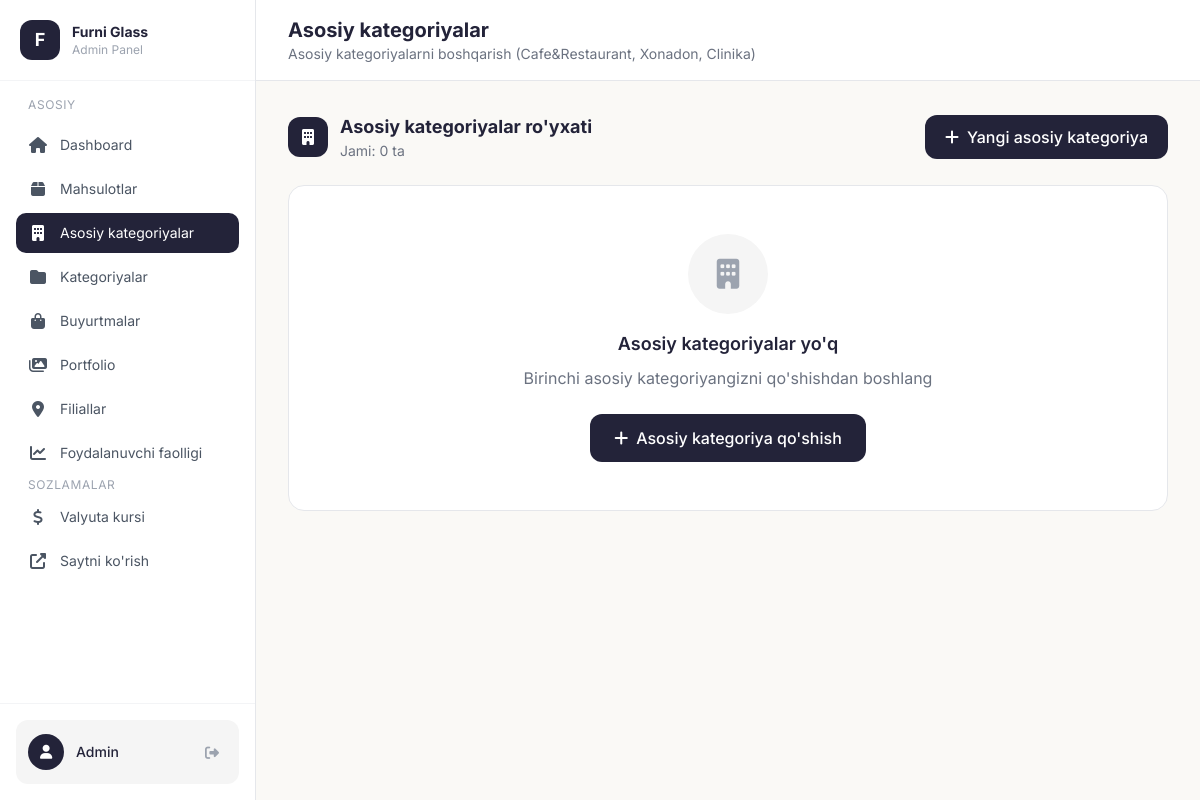
Before: /admin/main-categories (signed in) with the older database file.
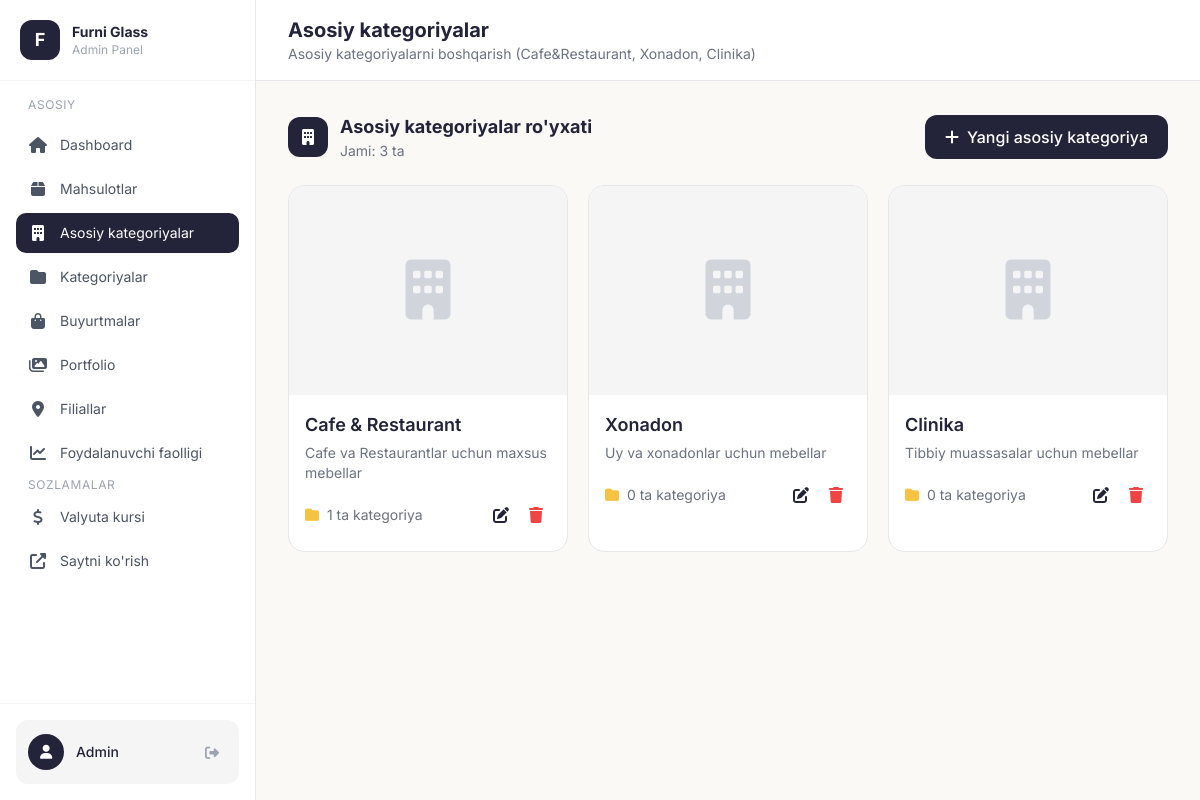
After: the same page with the newer database file.
### models.py (models this page shows, shortened)
class MainCategory(db.Model):
    id = db.Column(db.Integer, primary_key=True)
    name_uz = db.Column(db.String(200), nullable=False)
    name_ru = db.Column(db.String(200))
    name_en = db.Column(db.String(200))
    slug = db.Column(db.String(100), unique=True, nullable=False)
    description_uz = db.Column(db.Text)
    description_ru = db.Column(db.Text)
    description_en = db.Column(db.Text)
    image = db.Column(db.String(200))
    icon = db.Column(db.String(100))  # Icon nomi yoki path
    order = db.Column(db.Integer, default=0)
    created_at = db.Column(db.DateTime, default=datetime.utcnow)
    categories = db.relationship('Category', backref='main_category', lazy=True)
    reviews = db.relationship('Review', backref='main_category', lazy=True)

### app.py (the view)
@app.route('/admin/main-categories')
@login_required
def admin_main_categories():
    main_categories = MainCategory.query.order_by(MainCategory.order).all()
    return render_template('admin/main_categories.html', main_categories=main_categories)

### app.py (called while the page is built, shortened)
@login_manager.user_loader
def load_user(user_id):
    return Admin.query.get(int(user_id))

def get_exchange_rate() -> float:
    rate = ExchangeRate.query.first()
    if not rate:
        rate = ExchangeRate(value=12000.0)
        db.session.add(rate)
        db.session.commit()
    return rate.value

@app.before_request
def track_user_activity():
    if request.path.startswith('/admin') or request.path.startswith('/static') or request.path.startswith('/uploads'):
        return

def get_cart():
    if 'cart' not in session:
        session['cart'] = []
    return session['cart']

def get_cart_count():
    cart = get_cart()
    return sum(item['quantity'] for item in cart)

@app.context_processor
def cart_context():
    return {'cart_count': get_cart_count()}

@app.context_processor
def currency_context():
    try:
        rate = get_exchange_rate()
    except Exception:
        rate = 12000.0
    return {'usd_rate': rate}

def get_locale():
    return session.get('lang', DEFAULT_LANGUAGE)

@app.context_processor
def language_context():
    current_lang = get_locale()
    def translate(key_path):
        """Template helper for translations"""
        return get_translation(key_path, current_lang)
    return {
        'lang': current_lang,
        'languages': SUPPORTED_LANGUAGES,
        't': translate,
        'T': TRANSLATIONS
    }

### templates/admin/main_categories.html (shortened to what this page needs)
{% extends "admin/base.html" %}
{% block page_title %}Asosiy kategoriyalar{% endblock %}
{% block page_subtitle %}Asosiy kategoriyalarni boshqarish (Cafe&Restaurant, Xonadon, Clinika){% endblock %}
{% block content %}
<div class="flex flex-col sm:flex-row sm:items-center sm:justify-between gap-4 mb-6">
    <div class="flex items-center gap-3">
        <div class="w-10 h-10 bg-[#232339] rounded-xl flex items-center justify-center">
            <i class="fas fa-building text-white"></i>
        </div>
        <div>
            <h2 class="text-lg font-bold text-[#232339]">Asosiy kategoriyalar ro'yxati</h2>
            <p class="text-sm text-gray-500">Jami: {{ main_categories|length }} ta</p>
        </div>
    </div>
    <a href="/admin/main-category/add" class="inline-flex items-center justify-center gap-2 bg-[#232339] hover:bg-black text-white px-5 py-2.5 rounded-xl font-medium transition">
        <i class="fas fa-plus"></i>
        <span>Yangi asosiy kategoriya</span>
    </a>
</div>
{% if main_categories %}
<div class="grid grid-cols-1 sm:grid-cols-2 lg:grid-cols-3 gap-5">
    {% for main_cat in main_categories %}
    <div class="bg-white rounded-2xl border border-gray-200 overflow-hidden group hover:shadow-lg hover:border-[#232339]/30 transition-all duration-300">
        <div class="aspect-[4/3] bg-[#F5F5F5] relative overflow-hidden">
            {% if main_cat.image %}
                <img src="/uploads/{{ main_cat.image }}" alt="{{ main_cat.name_uz }}" class="w-full h-full object-cover group-hover:scale-105 transition-transform duration-300">
            {% else %}
                <div class="w-full h-full flex items-center justify-center">
                    <i class="fas fa-building text-6xl text-gray-300"></i>
                </div>
            {% endif %}
        </div>
        <div class="p-4">
            <h3 class="text-lg font-semibold text-[#232339] mb-1">{{ main_cat.name_uz }}</h3>
            {% if main_cat.description_uz %}
            <p class="text-sm text-gray-500 mb-3 line-clamp-2">{{ main_cat.description_uz }}</p>
            {% endif %}
            <div class="flex items-center justify-between">
                <span class="text-sm text-gray-500">
                    <i class="fas fa-folder text-[#F5C242] mr-1"></i>
                    {{ main_cat.categories|length }} ta kategoriya
                </span>
                <div class="flex items-center gap-1">
                    <a href="/admin/main-category/{{ main_cat.id }}/edit" class="p-2 hover:bg-[#F5F5F5] text-[#232339] rounded-lg transition" title="Tahrirlash">
                        <i class="fas fa-edit"></i>
                    </a>
                    <form action="/admin/main-category/{{ main_cat.id }}/delete" method="POST" class="inline" onsubmit="return confirm('Rostdan ham o\'chirmoqchimisiz?');">
                        <button type="submit" class="p-2 hover:bg-red-50 text-red-500 rounded-lg transition" title="O'chirish">
                            <i class="fas fa-trash"></i>
                        </button>
                    </form>
                </div>
            </div>
        </div>
    </div>
    {% endfor %}
</div>
{% else %}
<div class="bg-white rounded-2xl border border-gray-200 p-12 text-center">
    <div class="w-20 h-20 bg-[#F5F5F5] rounded-full flex items-center justify-center mx-auto mb-4">
        <i class="fas fa-building text-gray-400 text-3xl"></i>
    </div>
    <h3 class="text-lg font-semibold text-[#232339] mb-2">Asosiy kategoriyalar yo'q</h3>
    <p class="text-gray-500 mb-6">Birinchi asosiy kategoriyangizni qo'shishdan boshlang</p>
    <a href="/admin/main-category/add" class="inline-flex items-center gap-2 bg-[#232339] hover:bg-black text-white px-6 py-3 rounded-xl font-medium transition">
        <i class="fas fa-plus"></i> Asosiy kategoriya qo'shish
    </a>
</div>
{% endif %}
{% endblock %}

### templates/admin/base.html (shortened to what this page needs)
<!DOCTYPE html>
<html lang="uz">
<head>
    <script src="https://cdn.tailwindcss.com"></script>
    <link rel="stylesheet" href="https://cdnjs.cloudflare.com/ajax/libs/font-awesome/6.4.0/css/all.min.css">
</head>
<body class="bg-[#FAF9F6] min-h-screen">
    <div class="flex h-screen overflow-hidden">
        <aside class="hidden lg:flex lg:flex-col w-64 bg-white border-r border-gray-200 fixed h-full z-30">
            <div class="p-5 border-b border-gray-100">
                <div class="flex items-center gap-3">
                    <div class="w-10 h-10 bg-[#232339] rounded-xl flex items-center justify-center">
                        <span class="text-white font-bold text-lg">F</span>
                    </div>
                    <div>
                        <h2 class="text-sm font-bold text-[#232339]">Furni Glass</h2>
                        <p class="text-xs text-gray-400">Admin Panel</p>
                    </div>
                </div>
            </div>
            <nav class="flex-1 p-4 space-y-1 overflow-y-auto scrollbar-thin">
                <p class="text-xs text-gray-400 uppercase tracking-wider px-3 mb-3">Asosiy</p>
                <a href="/admin" class="nav-item flex items-center gap-3 px-3 py-2.5 text-gray-600 {% if request.endpoint == 'admin_dashboard' %}active{% endif %}">
                    <i class="fas fa-home w-5 text-center"></i>
                    <span class="text-sm">Dashboard</span>
                </a>
                <a href="/admin/products" class="nav-item flex items-center gap-3 px-3 py-2.5 text-gray-600 {% if request.endpoint in ['admin_products', 'admin_product_add', 'admin_product_edit'] %}active{% endif %}">
                    <i class="fas fa-box w-5 text-center"></i>
                    <span class="text-sm">Mahsulotlar</span>
                </a>
                <a href="/admin/main-categories" class="nav-item flex items-center gap-3 px-3 py-2.5 text-gray-600 {% if request.endpoint in ['admin_main_categories', 'admin_main_category_add', 'admin_main_category_edit'] %}active{% endif %}">
                    <i class="fas fa-building w-5 text-center"></i>
                    <span class="text-sm">Asosiy kategoriyalar</span>
                </a>
                <a href="/admin/categories" class="nav-item flex items-center gap-3 px-3 py-2.5 text-gray-600 {% if request.endpoint in ['admin_categories', 'admin_category_add', 'admin_category_edit'] %}active{% endif %}">
                    <i class="fas fa-folder w-5 text-center"></i>
                    <span class="text-sm">Kategoriyalar</span>
                </a>
                <a href="/admin/orders" class="nav-item flex items-center gap-3 px-3 py-2.5 text-gray-600 {% if request.endpoint == 'admin_orders' %}active{% endif %}">
                    <i class="fas fa-shopping-bag w-5 text-center"></i>
                    <span class="text-sm">Buyurtmalar</span>
                </a>
                <a href="/admin/portfolios" class="nav-item flex items-center gap-3 px-3 py-2.5 text-gray-600 {% if request.endpoint in ['admin_portfolios', 'admin_portfolio_add', 'admin_portfolio_edit'] %}active{% endif %}">
                    <i class="fas fa-images w-5 text-center"></i>
                    <span class="text-sm">Portfolio</span>
                </a>
                <a href="/admin/stores" class="nav-item flex items-center gap-3 px-3 py-2.5 text-gray-600 {% if request.endpoint in ['admin_stores', 'admin_store_add', 'admin_store_edit'] %}active{% endif %}">
                    <i class="fas fa-map-marker-alt w-5 text-center"></i>
                    <span class="text-sm">Filiallar</span>
                </a>
                <a href="/admin/user-activity" class="nav-item flex items-center gap-3 px-3 py-2.5 text-gray-600 {% if request.endpoint == 'admin_user_activity' %}active{% endif %}">
                    <i class="fas fa-chart-line w-5 text-center"></i>
                    <span class="text-sm">Foydalanuvchi faolligi</span>
                </a>
                <p class="text-xs text-gray-400 uppercase tracking-wider px-3 mb-3 mt-6">Sozlamalar</p>
                <a href="/admin/settings/currency" class="nav-item flex items-center gap-3 px-3 py-2.5 text-gray-600 {% if request.endpoint == 'admin_currency_settings' %}active{% endif %}">
                    <i class="fas fa-dollar-sign w-5 text-center"></i>
                    <span class="text-sm">Valyuta kursi</span>
                </a>
                <a href="/" target="_blank" class="nav-item flex items-center gap-3 px-3 py-2.5 text-gray-600">
                    <i class="fas fa-external-link-alt w-5 text-center"></i>
                    <span class="text-sm">Saytni ko'rish</span>
                </a>
            </nav>
            <div class="p-4 border-t border-gray-100">
                <div class="flex items-center justify-between p-3 rounded-xl bg-[#F5F5F5]">
                    <div class="flex items-center gap-3">
                        <div class="w-9 h-9 bg-[#232339] rounded-full flex items-center justify-center">
                            <i class="fas fa-user text-white text-sm"></i>
                        </div>
                        <span class="text-sm font-medium text-[#232339]">Admin</span>
                    </div>
                    <a href="/admin/logout" class="text-gray-400 hover:text-red-500 transition p-2" title="Chiqish">
                        <i class="fas fa-sign-out-alt text-sm"></i>
                    </a>
                </div>
            </div>
        </aside>
        <main class="flex-1 lg:ml-64 overflow-y-auto">
            <div class="hidden lg:flex items-center justify-between px-8 py-4 bg-white border-b border-gray-200 sticky top-0 z-20">
                <div>
                    <h1 class="text-xl font-bold text-[#232339]">{% block page_title %}Dashboard{% endblock %}</h1>
                    <p class="text-sm text-gray-500">{% block page_subtitle %}Xush kelibsiz{% endblock %}</p>
                </div>
            </div>
            <div class="p-4 lg:p-8 mt-14 lg:mt-0">
                {% block content %}{% endblock %}
            </div>
        </main>
    </div>
</body>
</html>

### templates/admin/base.html (style rules this page uses)
body { font-family: 'Inter', sans-serif; }
:root { --color-primary: #232339; --color-accent: #F5C242; }
.nav-item { transition: all 0.2s ease; border-radius: 10px; }
.nav-item.active { background: var(--color-primary); color: white; }

Changed rows visible on the page:
added MainCategory: name_uz "Cafe & Restaurant", description_uz "Cafe va Restaurantlar uchun maxsus mebellar", categories|length "1"
added MainCategory: name_uz "Xonadon", description_uz "Uy va xonadonlar uchun mebellar", categories|length "0"
added MainCategory: name_uz "Clinika", description_uz "Tibbiy muassasalar uchun mebellar", categories|length "0"
Other visible differences:
{{ main_categories|length }}: "0" → "3"
text no longer shown: "Asosiy kategoriyalar yo'q Birinchi asosiy kategoriyangizni qo'shishdan boshlang Asosiy kategoriya qo'shish"
